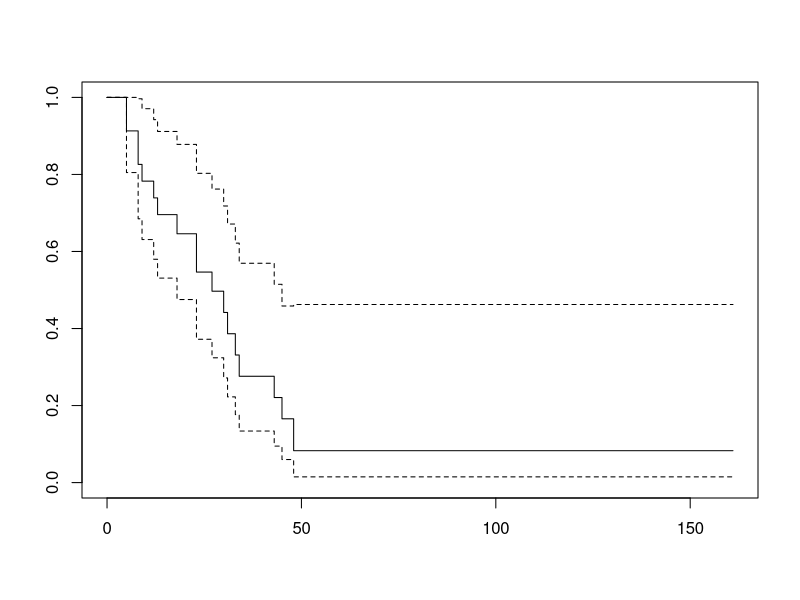
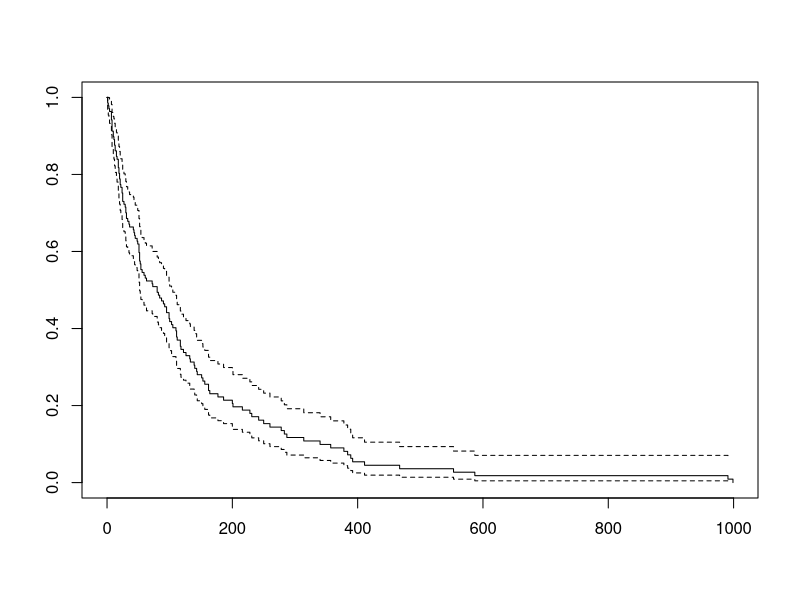
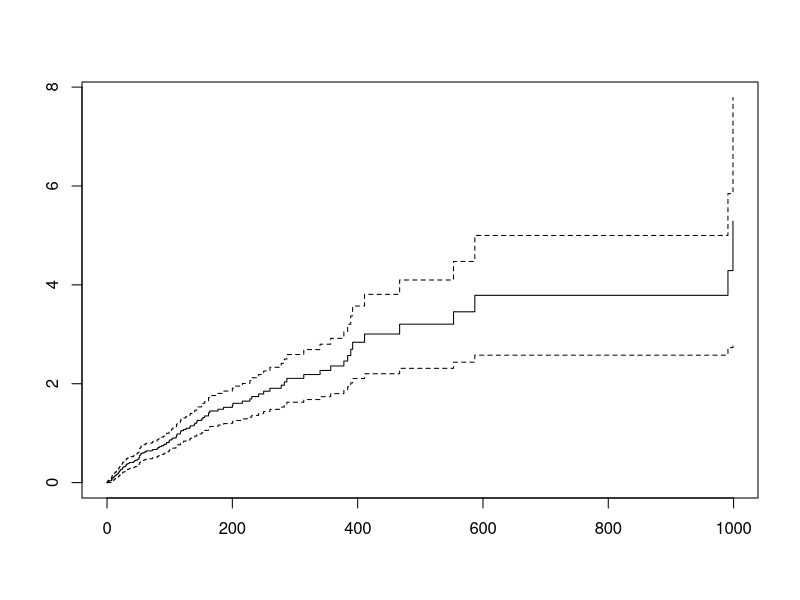

Write R code to recreate these figures, in order.
## ---- chunk 1
library(survival)
head(aml) 
## ---- chunk 2
SKM <- survfit(Surv(time, status) ~ 1, data = aml)
summary(SKM)
## ---- chunk 3
plot(SKM)
## ---- chunk 4
vetFit <- survfit(Surv(time, status) ~ 1, data = veteran)
summary(vetFit)

## ---- chunk 5
plot(vetFit)
## ---- chunk 6
summary(vetFit, times= c(28))
## ---- chunk 7
summary(vetFit, times= c(33))
## ---- chunk 8
plot(vetFit, cumhaz = TRUE)
#0.5?
## ---- chunk 9
summary(SKM,times=c(34:1000))
